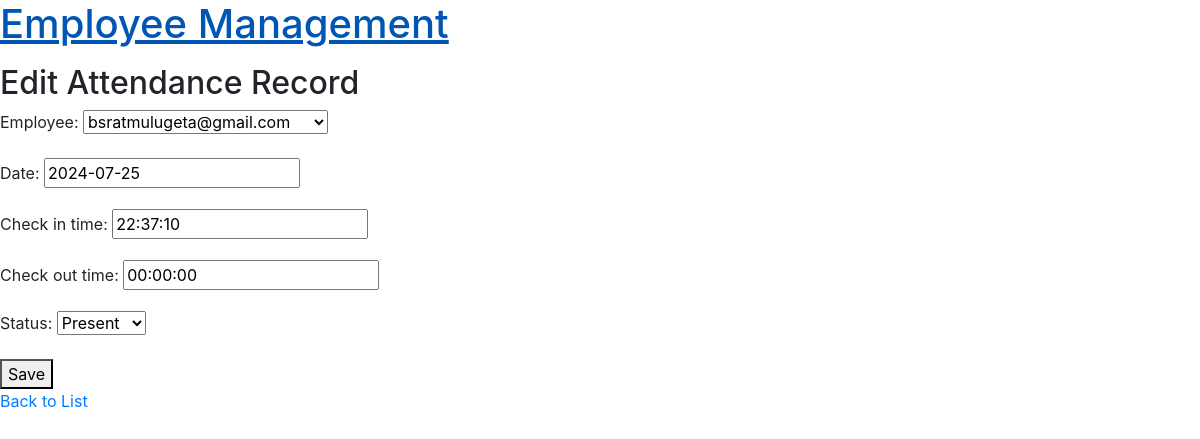
/attendance/1/edit/ (signed in), run on the app's committed database.
### attendance/models.py (models this page shows, shortened)
class AttendanceRecord(models.Model):
    STATUS_CHOICES= [
        ("P", "Present"),
        ("A", "Absent")
    ]
    employee = models.ForeignKey(settings.AUTH_USER_MODEL, on_delete=models.CASCADE)
    date = models.DateField()
    check_in_time = models.TimeField()
    check_out_time = models.TimeField(null=True, blank=True)
    status = models.CharField(max_length=1, choices=STATUS_CHOICES)

### attendance/views.py (the view, shortened to what this page needs)
# urls.py: path("<int:pk>/edit/", AttendanceRecordUpdateView.as_view(), name="attendance_record_edit"),
class AttendanceRecordUpdateView(LoginRequiredMixin, UpdateView):
    model = AttendanceRecord
    form_class = AttendanceRecordForm
    template_name = "attendance/attendance_record_form.html"
    success_url = reverse_lazy("attendance_record_list")

### attendance/forms.py
class AttendanceRecordForm(forms.ModelForm):
    class Meta:
        model = AttendanceRecord
        fields = ["employee", "date", "check_in_time", "check_out_time", "status"]

### attendance/templatetags/custom_tags.py (called while the page is built)
@register.simple_tag(takes_context=True)
def user_in_groups(context, *group_names):
    user = context['request'].user
    return user.groups.filter(name__in=group_names).exists()

### employees/models.py (called while the page is built)
    def __str__(self):
        return self.email

### templates/attendance/attendance_record_form.html (shortened to what this page needs)
{% extends 'base.html' %}
{% load custom_tags %}
{% block content %}
{% user_in_groups "Manager" "Admin" as is_member %}
{% if is_member %}
  <h2>{% if form.instance.pk %}Edit{% else %}Add{% endif %} Attendance Record</h2>
  <form method="post">
    {{ form.as_p }}
    <button type="submit">Save</button>
  </form>
  {% else %}
  <p>You do not have access to this site.</p>
{% endif %}
  <a href="{% url 'attendance_record_list' %}">Back to List</a>
{% endblock %}

### data on the page
AttendanceRecord: employee "bsratmulugeta@gmail.com", date "2024-07-25", check_in_time "22:37:10", check_out_time "00:00:00", status "Present"
